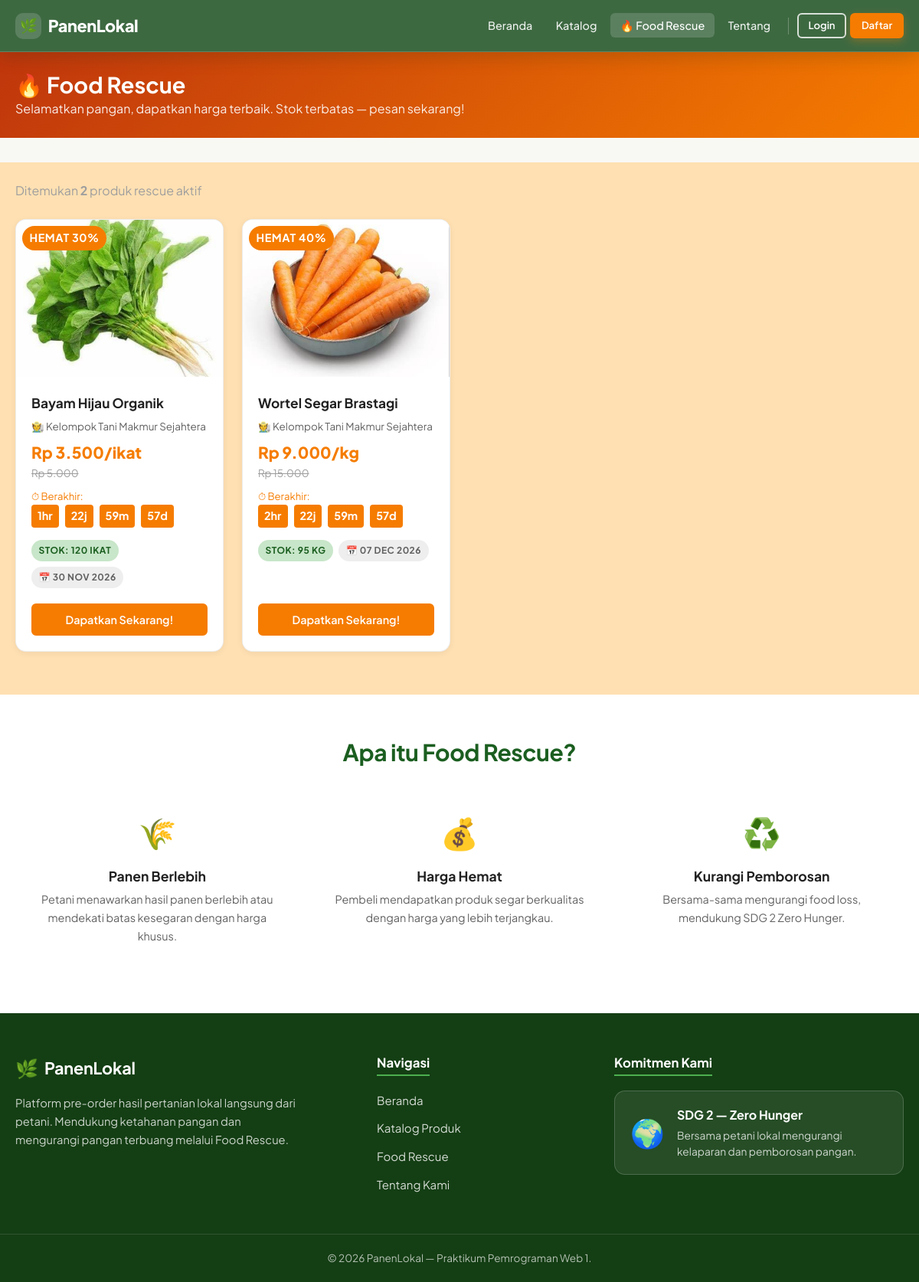
The app's page /PanenLokal/food_rescue.php with its own data.
### tables this page shows
CREATE TABLE IF NOT EXISTS harvest_batches (
    id BIGINT UNSIGNED AUTO_INCREMENT PRIMARY KEY,
    commodity_id BIGINT UNSIGNED NOT NULL,
    land_id BIGINT UNSIGNED NULL,
    tanggal_estimasi_panen DATE NOT NULL,
    estimasi_jumlah DECIMAL(10,2) NOT NULL,
    stok_tersedia DECIMAL(10,2) NOT NULL,
    harga_normal DECIMAL(12,2) NOT NULL,
    rescue_aktif TINYINT(1) NOT NULL DEFAULT 0,
    harga_rescue DECIMAL(12,2) NULL,
    batas_rescue DATETIME NULL,
    status_batch ENUM('dibuka','siap_panen','habis','ditutup','dibatalkan') NOT NULL DEFAULT 'dibuka',
    created_at TIMESTAMP NOT NULL DEFAULT CURRENT_TIMESTAMP,
    updated_at TIMESTAMP NOT NULL DEFAULT CURRENT_TIMESTAMP ON UPDATE CURRENT_TIMESTAMP,
    INDEX idx_batches_commodity (commodity_id),
    INDEX idx_batches_land (land_id),
    INDEX idx_batches_status_date (status_batch, tanggal_estimasi_panen),
    INDEX idx_batches_rescue (rescue_aktif, batas_rescue),
    CONSTRAINT fk_batches_commodity FOREIGN KEY (commodity_id) REFERENCES commodities(id) ON UPDATE CASCADE ON DELETE RESTRICT,
    CONSTRAINT fk_batches_land FOREIGN KEY (land_id) REFERENCES lands(id) ON UPDATE CASCADE ON DELETE SET NULL
);

CREATE TABLE IF NOT EXISTS commodities (
    id BIGINT UNSIGNED AUTO_INCREMENT PRIMARY KEY,
    farmer_id BIGINT UNSIGNED NOT NULL,
    nama VARCHAR(120) NOT NULL,
    kategori VARCHAR(60) NOT NULL,
    deskripsi TEXT NULL,
    satuan VARCHAR(20) NOT NULL DEFAULT 'kg',
    gambar VARCHAR(255) NULL,
    status_komoditas ENUM('aktif','nonaktif') NOT NULL DEFAULT 'aktif',
    created_at TIMESTAMP NOT NULL DEFAULT CURRENT_TIMESTAMP,
    updated_at TIMESTAMP NOT NULL DEFAULT CURRENT_TIMESTAMP ON UPDATE CURRENT_TIMESTAMP,
    INDEX idx_commodities_farmer (farmer_id),
    INDEX idx_commodities_status (status_komoditas),
    CONSTRAINT fk_commodities_farmer FOREIGN KEY (farmer_id) REFERENCES farmer_profiles(id) ON UPDATE CASCADE ON DELETE RESTRICT
);

CREATE TABLE IF NOT EXISTS farmer_profiles (
    id BIGINT UNSIGNED AUTO_INCREMENT PRIMARY KEY,
    user_id BIGINT UNSIGNED NOT NULL UNIQUE,
    nama_usaha VARCHAR(120) NOT NULL,
    deskripsi TEXT NULL,
    status_verifikasi ENUM('menunggu','terverifikasi','ditolak') NOT NULL DEFAULT 'menunggu',
    created_at TIMESTAMP NOT NULL DEFAULT CURRENT_TIMESTAMP,
    CONSTRAINT fk_fp_user FOREIGN KEY (user_id) REFERENCES users(id) ON UPDATE CASCADE ON DELETE RESTRICT
);

### PanenLokal/includes/functions.php (called while the page is built, shortened)
<?php
function format_rupiah($angka) {
    return 'Rp ' . number_format((float)$angka, 0, ',', '.');
}
function hitung_diskon($harga_normal, $harga_rescue) {
    return round((($harga_normal - $harga_rescue) / $harga_normal) * 100);
}
function sanitize($str) {
    return htmlspecialchars((string)$str, ENT_QUOTES, 'UTF-8');
}
function format_tanggal($tanggal, $format = 'd M Y') {
    return date($format, strtotime($tanggal));
}
?>

### PanenLokal/food_rescue.php (the view, shortened to what this page needs)
<?php
require_once __DIR__ . '/config/koneksi.php';
require_once __DIR__ . '/includes/functions.php';
$produk = $conn->query("
    SELECT hb.id, c.nama, c.satuan, c.gambar, c.kategori,
           hb.harga_normal, hb.harga_rescue, hb.batas_rescue, hb.stok_tersedia,
           hb.tanggal_estimasi_panen, fp.nama_usaha
    FROM harvest_batches hb
    JOIN commodities c ON c.id = hb.commodity_id
    JOIN farmer_profiles fp ON fp.id = c.farmer_id
    WHERE hb.rescue_aktif=1 AND hb.harga_rescue IS NOT NULL
      AND (hb.batas_rescue IS NULL OR hb.batas_rescue > NOW())
      AND hb.stok_tersedia > 0 AND hb.status_batch='dibuka'
      AND c.status_komoditas='aktif'
    ORDER BY hb.batas_rescue ASC
");
require_once __DIR__ . '/includes/header.php';
require_once __DIR__ . '/includes/navbar.php';
?>
<div class="page-header" style="background:linear-gradient(135deg,#bf360c,var(--orange));color:#fff;border-bottom:none;">
    <div class="container">
        <h1 style="color:#fff;">🔥 Food Rescue</h1>
        <p style="opacity:.9;margin:0;">Selamatkan pangan, dapatkan harga terbaik. Stok terbatas — pesan sekarang!</p>
    </div>
</div>
<section class="section" style="background:var(--orange-light);padding-top:1.5rem;">
    <div class="container">
        <?php if ($produk && $produk->num_rows > 0): ?>
        <p class="mb-3 text-muted">Ditemukan <strong><?= $produk->num_rows ?></strong> produk rescue aktif</p>
        <div class="grid grid-auto">
        <?php while ($p = $produk->fetch_assoc()):
            $pct = hitung_diskon($p['harga_normal'], $p['harga_rescue']);
        ?>
            <div class="card card-product">
                <div class="card-img" style="background:#ffe0b2;position:relative;">
                    <?php if ($p['gambar'] && file_exists(__DIR__ . '/uploads/products/' . $p['gambar'])): ?>
                        <img src="<?= BASE_URL ?>/uploads/products/<?= sanitize($p['gambar']) ?>" alt="<?= sanitize($p['nama']) ?>">
                    <?php else: ?>
                        <span>🔥</span>
                    <?php endif; ?>
                    <span class="badge badge-rescue" style="position:absolute;top:.5rem;left:.5rem;font-size:.9rem;">HEMAT <?= $pct ?>%</span>
                </div>
                <div class="card-body">
                    <div class="card-title"><?= sanitize($p['nama']) ?></div>
                    <div class="card-farmer">🧑‍🌾 <?= sanitize($p['nama_usaha']) ?></div>
                    <div class="card-price card-price-rescue" style="font-size:1.3rem;"><?= format_rupiah($p['harga_rescue']) ?>/<?= sanitize($p['satuan']) ?></div>
                    <div class="card-price-normal-crossed"><?= format_rupiah($p['harga_normal']) ?></div>
                    <?php if ($p['batas_rescue']): ?>
                        <div class="mt-1" style="font-size:.82rem;color:var(--orange);">⏱ Berakhir:</div>
                        <div id="cd-<?= $p['id'] ?>" data-countdown="<?= sanitize($p['batas_rescue']) ?>"></div>
                    <?php endif; ?>
                    <div class="card-meta mt-2">
                        <span class="badge badge-success">Stok: <?= (float)$p['stok_tersedia'] ?> <?= sanitize($p['satuan']) ?></span>
                        <span class="badge badge-secondary">📅 <?= format_tanggal($p['tanggal_estimasi_panen']) ?></span>
                    </div>
                    <div class="card-actions mt-2">
                        <a href="<?= BASE_URL ?>/detail_produk.php?id=<?= $p['id'] ?>" class="btn btn-orange btn-block">Dapatkan Sekarang!</a>
                    </div>
                </div>
            </div>
        <?php endwhile; ?>
        </div>
        <?php endif; ?>
    </div>
</section>
<section class="section" style="background:var(--white);">
    <div class="container">
        <div class="section-title">
            <h2>Apa itu Food Rescue?</h2>
        </div>
        <div class="grid grid-3">
            <div style="text-align:center;padding:1rem;">
                <div style="font-size:2.5rem;margin-bottom:.8rem;">🌾</div>
                <h4>Panen Berlebih</h4>
                <p style="font-size:.9rem;color:var(--gray-700);">Petani menawarkan hasil panen berlebih atau mendekati batas kesegaran dengan harga khusus.</p>
            </div>
            <div style="text-align:center;padding:1rem;">
                <div style="font-size:2.5rem;margin-bottom:.8rem;">💰</div>
                <h4>Harga Hemat</h4>
                <p style="font-size:.9rem;color:var(--gray-700);">Pembeli mendapatkan produk segar berkualitas dengan harga yang lebih terjangkau.</p>
            </div>
            <div style="text-align:center;padding:1rem;">
                <div style="font-size:2.5rem;margin-bottom:.8rem;">♻️</div>
                <h4>Kurangi Pemborosan</h4>
                <p style="font-size:.9rem;color:var(--gray-700);">Bersama-sama mengurangi food loss, mendukung SDG 2 Zero Hunger.</p>
            </div>
        </div>
    </div>
</section>
<?php require_once __DIR__ . '/includes/footer.php'; ?>

### records on screen
harvest_batches: commodity.gambar (picture), pct "30", commodity.nama "Bayam Hijau Organik", farmer_profiles.nama_usaha "Kelompok Tani Makmur Sejahtera", harga_rescue "Rp 3.500", commodity.satuan "ikat", harga_normal "Rp 5.000", stok_tersedia "120", commodity.satuan "IKAT", tanggal_estimasi_panen "30 NOV 2026"
harvest_batches: commodity.gambar (picture), pct "40", commodity.nama "Wortel Segar Brastagi", farmer_profiles.nama_usaha "Kelompok Tani Makmur Sejahtera", harga_rescue "Rp 9.000", commodity.satuan "kg", harga_normal "Rp 15.000", stok_tersedia "95", commodity.satuan "KG", tanggal_estimasi_panen "07 DEC 2026"

### other values on screen
$produk->num_rows "2"
